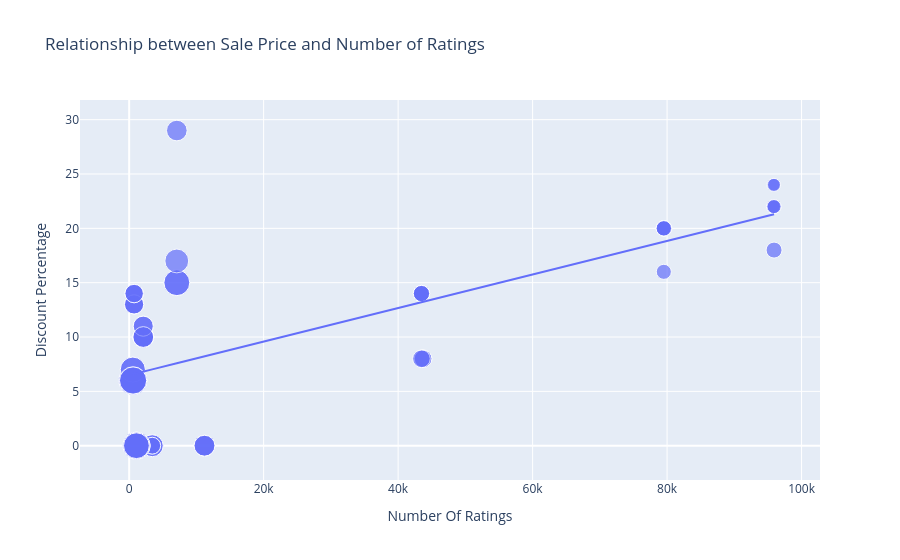

The code cell stored with this chart in its notebook:
### Markdown cell above
### 5. What is the relationship between the discount percentage and the number of ratings of iPhones on Flipkart?

### Code cell
figure = px.scatter(data_frame = data, 
                    x = "Number Of Ratings", 
                    y = "Discount Percentage", 
                    size = "Sale Price", 
                    trendline = "ols", 
                    title = "Relationship between Sale Price and Number of Ratings")
figure.show()

### Figure 1 — Plotly figure (JSON) as saved in the notebook; plotly's stock layout.template omitted (floating-point values rounded to 4 significant figures)
{"data": [{"hovertemplate": "Number Of Ratings=%{x}<br>Discount Percentage=%{y}<br>Sale Price=%{marker.size}<extra></extra>", "legendgroup": "", "marker": {"color": "#636efa", "size": [49900, 84900, 84900, 77000, 77000, 49900, 49900, 77000, 89900, 41999, 39999, 41999, 41999, 41999, 131900, 117100, 131900, 117100, 74999, 117900, 117100, 117900, 99900, 44999, 140900, 130900, 64900, 120900, 59900, 75900, 110900, 130900, 120900, 64900, 64900, 75900, 75900, 120900, 59900, 120900, 75900, 140900, 70900, 70900, 75900, 59900, 110900, 120900, 130900, 130900, 54999, 54999, 29999, 34999, 34999, 34999, 54999, 29999, 46999, 46999, 46999, 46999], "sizemode": "area", "sizeref": 352.2, "symbol": "circle"}, "mode": "markers", "name": "", "orientation": "v", "showlegend": false, "type": "scatter", "x": [3431, 3431, 3431, 11202, 11202, 3431, 3431, 11202, 1454, 79512, 79512, 79582, 79512, 79512, 1078, 1078, 1078, 1078, 7088, 7088, 1078, 7088, 7081, 95909, 542, 580, 740, 545, 740, 2101, 545, 580, 580, 730, 730, 2101, 2101, 580, 740, 580, 2092, 545, 2101, 2092, 2101, 740, 545, 580, 580, 580, 43707, 43707, 95807, 95909, 95807, 95909, 43470, 95909, 43470, 43470, 43470, 43470], "xaxis": "x", "y": [0, 0, 0, 0, 0, 0, 0, 0, 0, 20, 16, 20, 20, 20, 0, 0, 0, 0, 29, 15, 0, 15, 17, 18, 6, 6, 13, 6, 14, 10, 7, 6, 6, 13, 13, 10, 10, 6, 14, 6, 10, 6, 11, 11, 10, 14, 7, 6, 6, 6, 8, 8, 24, 22, 22, 22, 8, 24, 14, 14, 14, 14], "yaxis": "y"}, {"hovertemplate": "<b>OLS trendline</b><br>Discount Percentage = 0.000154292 * Number Of Ratings + 6.49233<br>R<sup>2</sup>=0.468988<br><br>Number Of Ratings=%{x}<br>Discount Percentage=%{y} <b>(trend)</b><extra></extra>", "legendgroup": "", "marker": {"color": "#636efa", "symbol": "circle"}, "mode": "lines", "name": "", "showlegend": false, "type": "scatter", "x": [542, 545, 545, 545, 545, 580, 580, 580, 580, 580, 580, 580, 580, 730, 730, 740, 740, 740, 740, 1078, 1078, 1078, 1078, 1078, 1454, 2092, 2092, 2101, 2101, 2101, 2101, 2101, 3431, 3431, 3431, 3431, 3431, 7081, 7088, 7088, 7088, 11202, 11202, 11202, 43470, 43470, 43470, 43470, 43470, 43707, 43707, 79512, 79512, 79512, 79512, 79582, 95807, 95807, 95909, 95909, 95909, 95909], "xaxis": "x", "y": [6.576, 6.576, 6.576, 6.576, 6.576, 6.582, 6.582, 6.582, 6.582, 6.582, 6.582, 6.582, 6.582, 6.605, 6.605, 6.607, 6.607, 6.607, 6.607, 6.659, 6.659, 6.659, 6.659, 6.659, 6.717, 6.815, 6.815, 6.816, 6.816, 6.816, 6.816, 6.816, 7.022, 7.022, 7.022, 7.022, 7.022, 7.585, 7.586, 7.586, 7.586, 8.221, 8.221, 8.221, 13.2, 13.2, 13.2, 13.2, 13.2, 13.24, 13.24, 18.76, 18.76, 18.76, 18.76, 18.77, 21.27, 21.27, 21.29, 21.29, 21.29, 21.29], "yaxis": "y"}], "layout": {"legend": {"itemsizing": "constant", "tracegroupgap": 0}, "title": {"text": "Relationship between Sale Price and Number of Ratings"}, "xaxis": {"anchor": "y", "domain": [0, 1], "title": {"text": "Number Of Ratings"}}, "yaxis": {"anchor": "x", "domain": [0, 1], "title": {"text": "Discount Percentage"}}}}
